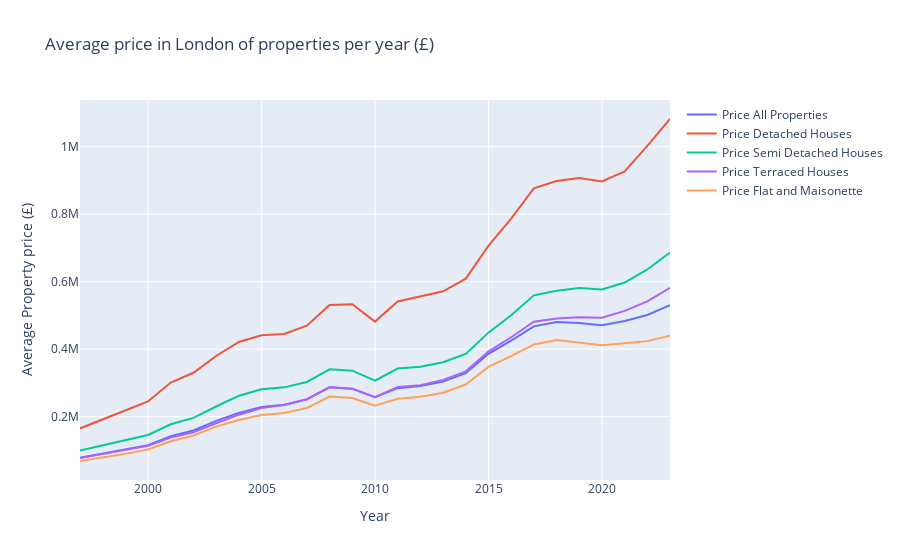

Here is the notebook cell this chart was saved with:
### Code cell
data_prop_type_yearly = data_prop_type.groupby(by=pd.Grouper(key="Period", freq='Y')).mean().reset_index()
fig = go.Figure(data=[
    go.Scatter(name='Price All Properties', x=data_prop_type_yearly["Period"], y=data_prop_type_yearly["Average price All property types"]),
    go.Scatter(name='Price Detached Houses', x=data_prop_type_yearly["Period"], y=data_prop_type_yearly["Average price Detached houses"]),
    go.Scatter(name='Price Semi Detached Houses', x=data_prop_type_yearly["Period"], y=data_prop_type_yearly["Average price Semi-detached houses"]),
    go.Scatter(name='Price Terraced Houses', x=data_prop_type_yearly["Period"], y=data_prop_type_yearly["Average price Terraced houses"]),
    go.Scatter(name='Price Flat and Maisonette', x=data_prop_type_yearly["Period"], y=data_prop_type_yearly["Average price Flats and maisonettes"]),
])

fig.update_layout(
    title='Average price in London of properties per year (£)',
    xaxis=dict(title='Year'),
    yaxis=dict(title='Average Property price (£)'),
    barmode='group')
fig.show()
